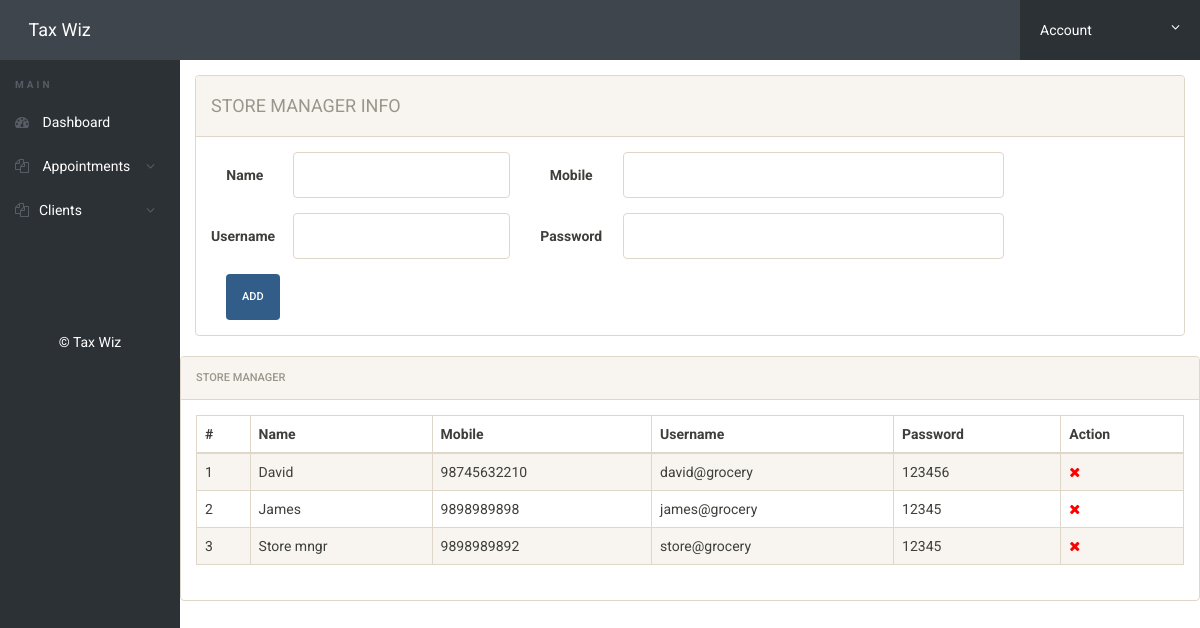
/storemanager.php (signed in), run on the app's committed database.
### tables this page shows
CREATE TABLE `storemanager` (
  `id` int(50) NOT NULL,
  `sname` varchar(50) NOT NULL,
  `smobile` varchar(50) NOT NULL,
  `susername` varchar(50) NOT NULL,
  `spassword` varchar(50) NOT NULL
);

### storemanager.php (the view, shortened to what this page needs)
<?php
include('includes/config.php');
if(strlen($_SESSION['ScUriTe'])==0)
{
header('location:index.php');
}
else{
?>
<!doctype html>
<html lang="en" class="no-js">
  <head>
    <link rel="stylesheet" href="css/font-awesome.min.css">
    <link rel="stylesheet" href="css/bootstrap.min.css">
    <link rel="stylesheet" href="css/dataTables.bootstrap.min.css">
    <link rel="stylesheet" href="css/bootstrap-social.css">
    <link rel="stylesheet" href="css/bootstrap-select.css">
    <link rel="stylesheet" href="css/fileinput.min.css">
    <link rel="stylesheet" href="css/awesome-bootstrap-checkbox.css">
    <link rel="stylesheet" href="css/style.css">
  </head>
  <body>
    <?php include('includes/header.php');?>
    <div class="ts-main-content">
      <?php include('includes/leftbar.php');?>
      <div class="content-wrapper">
        <div class="container-fluid">
          <div class="row">
            <div class="col-md-12">
              <div class="row">
                <div class="col-md-12">
                  <div class="panel panel-default">
                    <div class="panel-heading">
                      <h4>Store Manager Info
                      </h4>
                    </div>
                    <div class="panel-body">
                      <form method="post" class="form-horizontal">
                        <div class="form-group">
                            <label class="col-sm-1 control-label">Name
                            </label>
                            <div class="col-sm-3">
                              <input type="text" class="form-control" name="sname" required>
                            </div>
                            <label class="col-sm-1 control-label">Mobile
                            </label>
                            <div class="col-sm-5">
                              <input type="text" class="form-control" name="smobile" required>
                            </div>
                          </div>
                          <div class="form-group">
                          <label class="col-sm-1 control-label">Username
                          </label>
                          <div class="col-sm-3">
                            <input type="text" class="form-control" name="susername" required>
                          </div>
                          <label class="col-sm-1 control-label">Password
                          </label>
                          <div class="col-sm-5">
                            <input type="text" class="form-control" name="spassword" required>
                          </div>
                          </div>
                          <div class="col-sm-2">
                            <button class="btn btn-primary" name="submit" type="submit">ADD
                            </button>
                          </div>
                        </div>
                    </div>
                  </div>
                </div>
              </div>
            </div>
          </div>
          <div class="panel panel-default">
            <div class="panel-heading">Store Manager
            </div>
            <div class="panel-body">
              <table class="display table table-striped table-bordered table-hover" cellspacing="0" width="100%">
                <thead>
                  <tr>
                    <th>#
                    </th>
                    <th>Name
                    </th>
                    <th>Mobile
                    </th>
                    <th>Username
                    </th>
                    <th>Password
                    </th>
                    <th>Action
                    </th>
                  </tr>
                </thead>
                <tbody>
                  <?php $sql = "SELECT * from storemanager";
                      $query = $dbh -> prepare($sql);
                      $query->execute();
                      $results=$query->fetchAll(PDO::FETCH_OBJ);
                      $cnt=1;
                      if($query->rowCount() > 0)
                      {
                      foreach($results as $result)
                      {				?>
                  <tr>
                    <td>
                      <?php echo htmlentities($cnt);?>
                    </td>
                    <td>
                      <?php echo htmlentities($result->sname);?>
                    </td>
                    <td>
                      <?php echo htmlentities($result->smobile);?>
                    </td>
                    <td>
                      <?php echo htmlentities($result->susername);?>
                    </td>
                    <td>
                      <?php echo htmlentities($result->spassword);?>
                    </td>
                    <td>
                      <a href="storemanager.php?del=<?php echo $result->id;?>" onclick="return confirm('Do you want to delete');">
                        <i class="fa fa-close" style="color:red">
                        </i>
                      </a>
                    </td>
                  </tr>
                  <?php $cnt=$cnt+1; }} ?>
                </tbody>
              </table>
            </div>
          </div>
        </div>
      </div>
  </body>
</html>
<?php } ?>

### css/style.css (style rules this page uses)
html { font-size: 14px; }
@media only screen and (min-width: 480px) { html { font-size: 17px; } }
@media only screen and (min-width: 768px) { html { font-size: 14px; } }
body { font-size: 1em; }
a { color: #37a6c4; }
.btn { font-family: 'Roboto', sans-serif; }
.panel { overflow: hidden; }
.btn { text-transform: none; }
.ts-main-content .content-wrapper { padding-top: 15px; margin-top: 60px; }
@media only screen and (min-width: 992px) { .ts-main-content .content-wrapper { margin-left: 180px; } }

### data on the page
storemanager: sname "David", smobile "98745632210", susername "david@grocery", spassword "123456"
storemanager: sname "James", smobile "9898989898", susername "james@grocery", spassword "12345"
storemanager: sname "Store mngr", smobile "9898989892", susername "store@grocery", spassword "12345"
